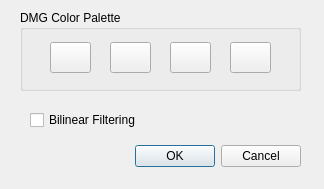
<?xml version="1.0" encoding="UTF-8"?>
<ui version="4.0">
 <class>VideoSettings</class>
 <widget class="QDialog" name="VideoSettings">
  <property name="geometry">
   <rect>
    <x>0</x>
    <y>0</y>
    <width>324</width>
    <height>189</height>
   </rect>
  </property>
  <property name="windowTitle">
   <string>Video Settings</string>
  </property>
  <property name="modal">
   <bool>true</bool>
  </property>
  <widget class="QDialogButtonBox" name="buttonBox">
   <property name="geometry">
    <rect>
     <x>10</x>
     <y>140</y>
     <width>291</width>
     <height>32</height>
    </rect>
   </property>
   <property name="orientation">
    <enum>Qt::Horizontal</enum>
   </property>
   <property name="standardButtons">
    <set>QDialogButtonBox::Cancel|QDialogButtonBox::Ok</set>
   </property>
  </widget>
  <widget class="QGroupBox" name="groupBox">
   <property name="geometry">
    <rect>
     <x>20</x>
     <y>10</y>
     <width>281</width>
     <height>81</height>
    </rect>
   </property>
   <property name="title">
    <string>DMG Color Palette</string>
   </property>
   <widget class="QPushButton" name="pushButtonColor1">
    <property name="geometry">
     <rect>
      <x>30</x>
      <y>32</y>
      <width>41</width>
      <height>31</height>
     </rect>
    </property>
    <property name="text">
     <string/>
    </property>
   </widget>
   <widget class="QPushButton" name="pushButtonColor2">
    <property name="geometry">
     <rect>
      <x>90</x>
      <y>32</y>
      <width>41</width>
      <height>31</height>
     </rect>
    </property>
    <property name="text">
     <string/>
    </property>
   </widget>
   <widget class="QPushButton" name="pushButtonColor3">
    <property name="geometry">
     <rect>
      <x>150</x>
      <y>32</y>
      <width>41</width>
      <height>31</height>
     </rect>
    </property>
    <property name="text">
     <string/>
    </property>
   </widget>
   <widget class="QPushButton" name="pushButtonColor4">
    <property name="geometry">
     <rect>
      <x>210</x>
      <y>32</y>
      <width>41</width>
      <height>31</height>
     </rect>
    </property>
    <property name="text">
     <string/>
    </property>
   </widget>
  </widget>
  <widget class="QCheckBox" name="checkBoxFilter">
   <property name="geometry">
    <rect>
     <x>30</x>
     <y>110</y>
     <width>141</width>
     <height>20</height>
    </rect>
   </property>
   <property name="text">
    <string>Bilinear Filtering</string>
   </property>
  </widget>
 </widget>
 <resources/>
 <connections>
  <connection>
   <sender>buttonBox</sender>
   <signal>accepted()</signal>
   <receiver>VideoSettings</receiver>
   <slot>PressedOK()</slot>
   <hints>
    <hint type="sourcelabel">
     <x>248</x>
     <y>254</y>
    </hint>
    <hint type="destinationlabel">
     <x>157</x>
     <y>274</y>
    </hint>
   </hints>
  </connection>
  <connection>
   <sender>buttonBox</sender>
   <signal>rejected()</signal>
   <receiver>VideoSettings</receiver>
   <slot>PressedCancel()</slot>
   <hints>
    <hint type="sourcelabel">
     <x>316</x>
     <y>260</y>
    </hint>
    <hint type="destinationlabel">
     <x>286</x>
     <y>274</y>
    </hint>
   </hints>
  </connection>
  <connection>
   <sender>pushButtonColor1</sender>
   <signal>clicked()</signal>
   <receiver>VideoSettings</receiver>
   <slot>Color1()</slot>
   <hints>
    <hint type="sourcelabel">
     <x>70</x>
     <y>57</y>
    </hint>
    <hint type="destinationlabel">
     <x>161</x>
     <y>100</y>
    </hint>
   </hints>
  </connection>
  <connection>
   <sender>pushButtonColor2</sender>
   <signal>clicked()</signal>
   <receiver>VideoSettings</receiver>
   <slot>Color2()</slot>
   <hints>
    <hint type="sourcelabel">
     <x>130</x>
     <y>57</y>
    </hint>
    <hint type="destinationlabel">
     <x>161</x>
     <y>94</y>
    </hint>
   </hints>
  </connection>
  <connection>
   <sender>pushButtonColor3</sender>
   <signal>clicked()</signal>
   <receiver>VideoSettings</receiver>
   <slot>Color3()</slot>
   <hints>
    <hint type="sourcelabel">
     <x>190</x>
     <y>57</y>
    </hint>
    <hint type="destinationlabel">
     <x>161</x>
     <y>94</y>
    </hint>
   </hints>
  </connection>
  <connection>
   <sender>pushButtonColor4</sender>
   <signal>clicked()</signal>
   <receiver>VideoSettings</receiver>
   <slot>Color4()</slot>
   <hints>
    <hint type="sourcelabel">
     <x>250</x>
     <y>57</y>
    </hint>
    <hint type="destinationlabel">
     <x>161</x>
     <y>94</y>
    </hint>
   </hints>
  </connection>
 </connections>
 <slots>
  <slot>PressedOK()</slot>
  <slot>PressedCancel()</slot>
  <slot>Color1()</slot>
  <slot>Color2()</slot>
  <slot>Color3()</slot>
  <slot>Color4()</slot>
 </slots>
</ui>
